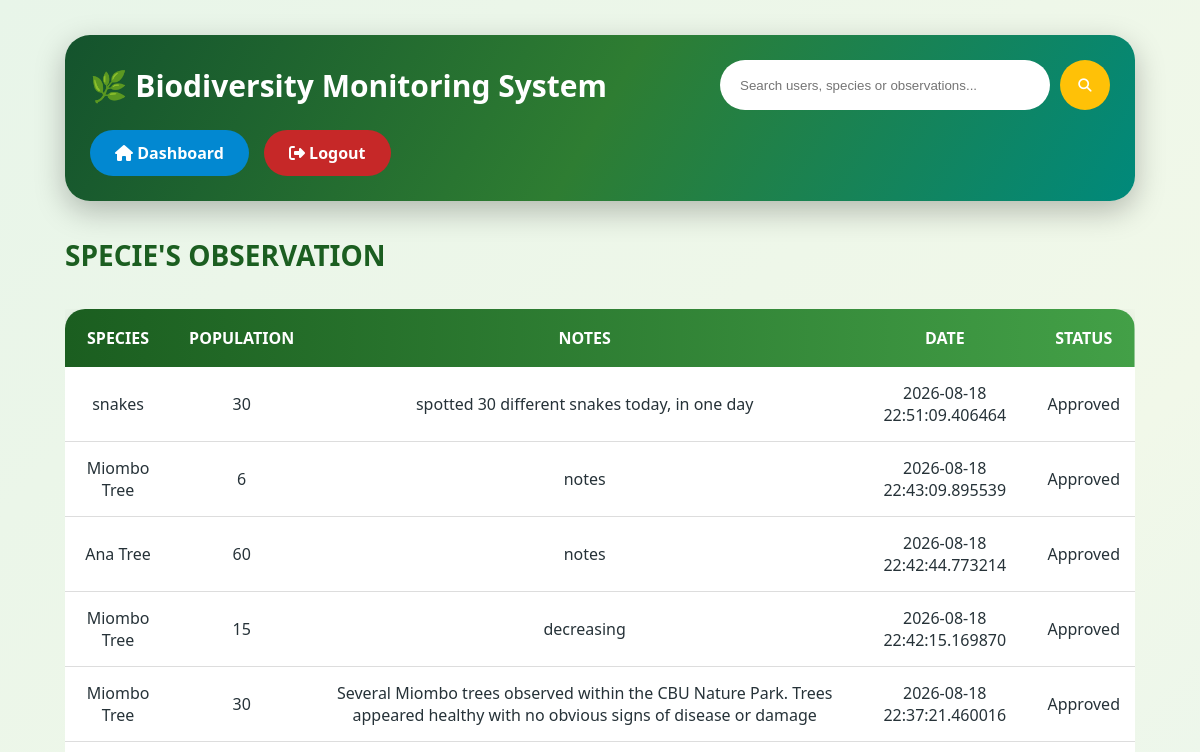
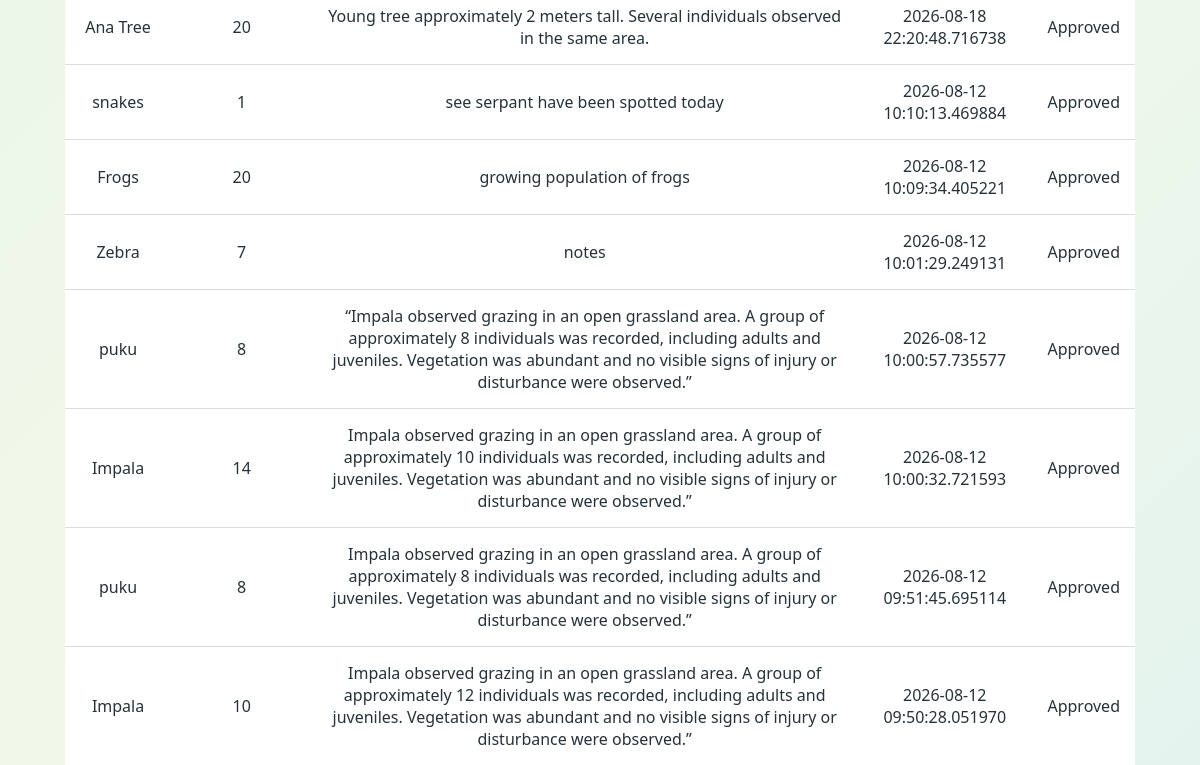
/view_observations (signed in, upper part), run on an earlier commit of the app's database (2 pictures, top to bottom).
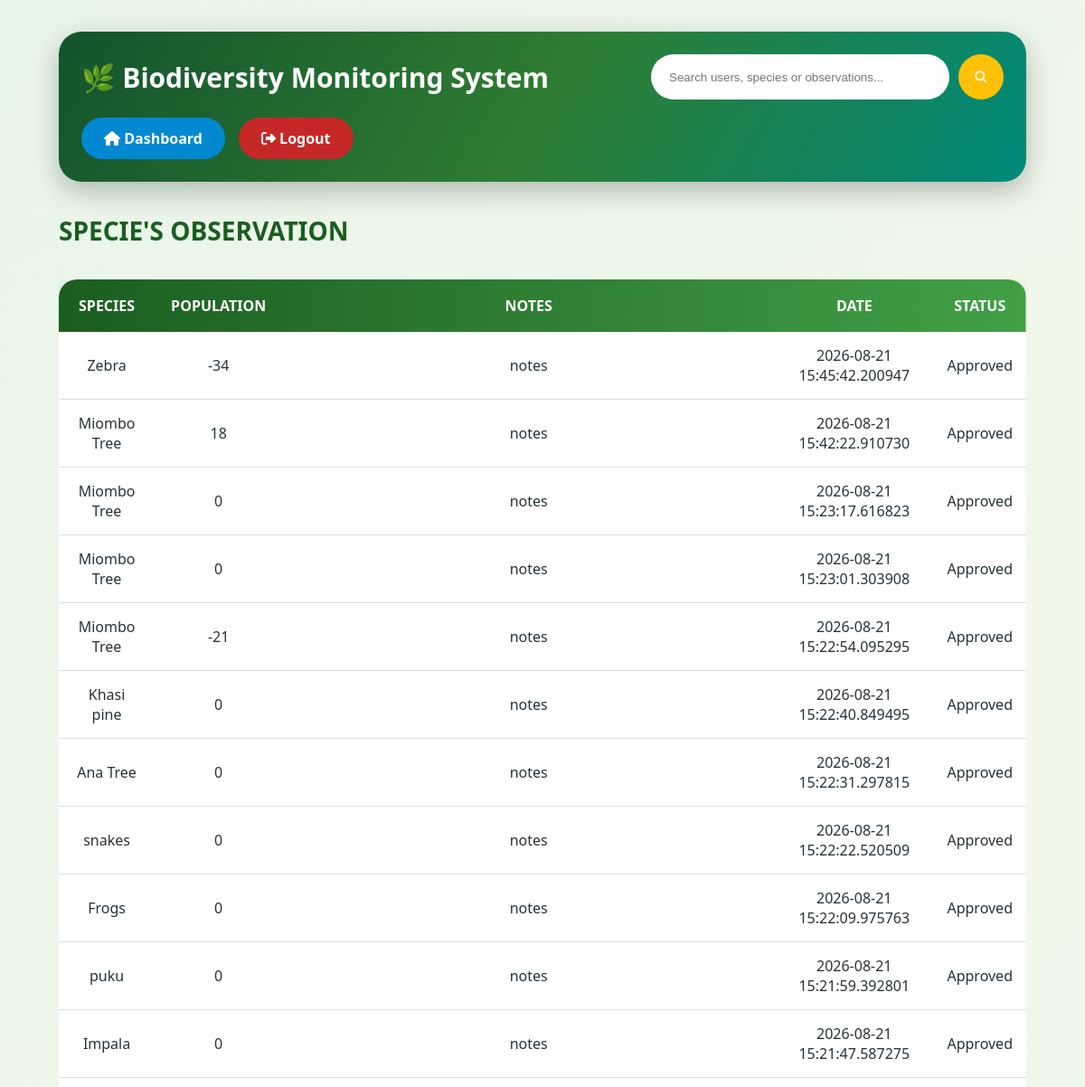
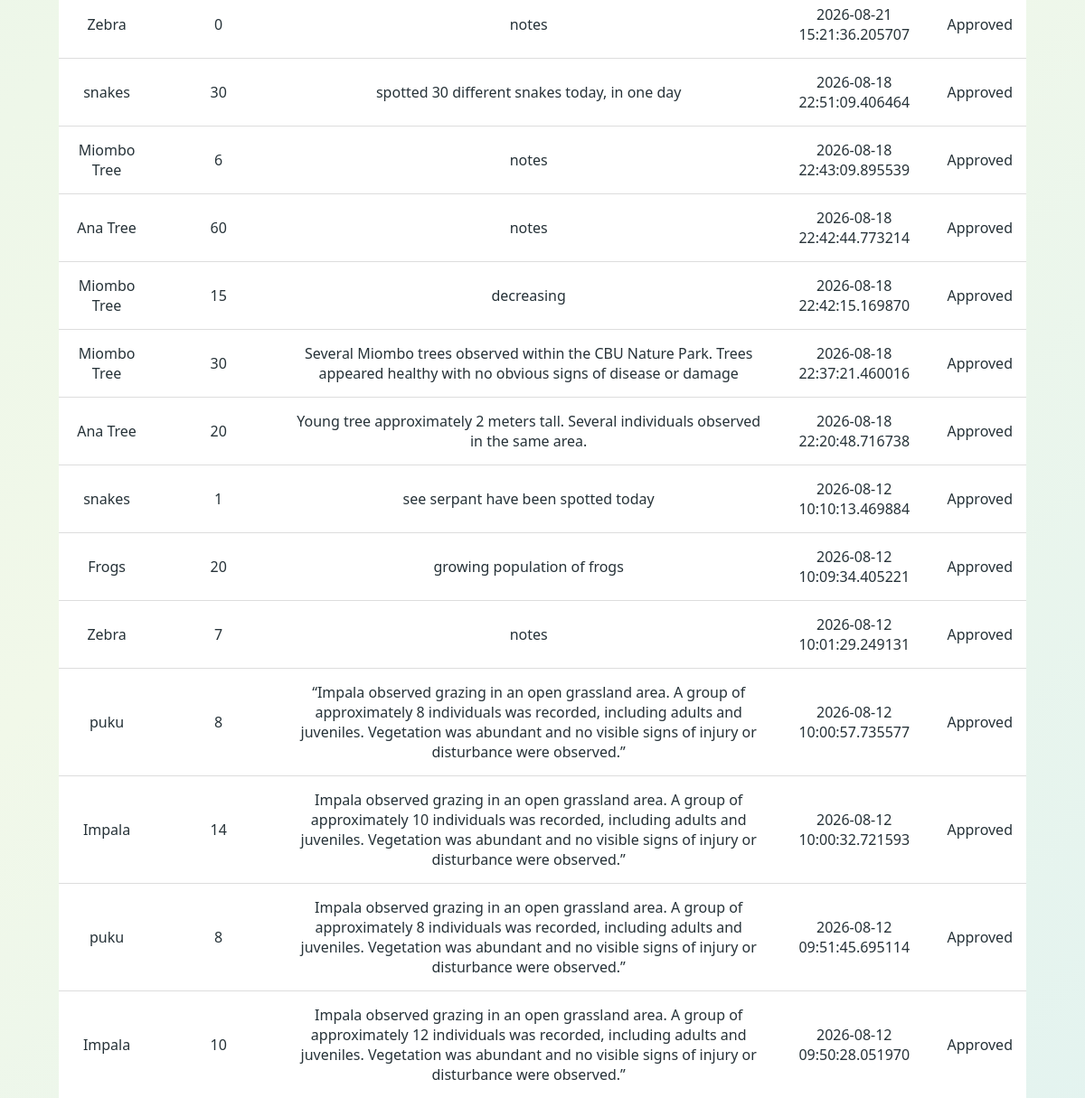
And on a later commit of the database (2 pictures, top to bottom).
### models.py (models this page shows, shortened)
class Observation(db.Model):
    __tablename__ = "observation"
    id = db.Column(db.Integer, primary_key=True)
    species_id = db.Column(db.Integer,db.ForeignKey("species.id"), nullable=False)
    observation_date = db.Column(db.DateTime, default=lambda: datetime.now(timezone.utc))
    population_count = db.Column(db.Integer, nullable=False)
    notes = db.Column(db.Text)
    photo = db.Column(db.String(555))
    status = db.Column(db.String(20), default="Pending")
    reviewed_by = db.Column(db.Integer, db.ForeignKey("details.id"),nullable=True)
    reviewed_at = db.Column(db.DateTime)

class Species(db.Model):
    __tablename__ = "species"
    id = db.Column(db.Integer, primary_key=True)
    scientificName = db.Column(db.String(50), nullable=False)
    specie_Common_Name = db.Column(db.String(50), nullable=False)
    specie_Habitat = db.Column(db.String(50), nullable=False, default="savannah")
    location = db.Column(db.String(50), nullable=False, default="CBU Nature Park")
    observations = db.relationship("Observation",backref="species",lazy=True,
        cascade="all, delete-orphan")

### app.py (the view)
@app.route("/view_observations")
@login_required
@role_required("field_officer","admin","viewer")
def view_observations():
    observations = Observation.query.order_by(Observation.observation_date.desc()).all()
    return render_template("view_observations.html", observations=observations)

### app.py (called while the page is built)
def login_required(f):
    @wraps(f)
    def decorated_function(*args, **kwargs):
        if 'user_id' not in session:
            return redirect(url_for('login'))
        return f(*args, **kwargs)
    return decorated_function

def role_required(*roles):
    def decorator(f):
        @wraps(f)
        def decorated_function(*args, **kwargs):
            if 'user_id' not in session:
                return redirect(url_for('login'))
            if session.get('role') not in roles:
                return "Access Denied", 403
            return f(*args, **kwargs)
        return decorated_function
    return decorator

### templates/view_observations.html (shortened to what this page needs)
{% extends "base.html" %}
{% block css %}
<link rel="stylesheet" href="{{ url_for('static', filename='table.css') }}">
{% endblock %}
{% block content %}
<div class="admin-container">
    <header class="top-bar">
        <div class="logo">
            <h1>🌿 Biodiversity Monitoring System</h1>
        </div>
        <form action="{{ url_for('search') }}" method="GET" class="search-form">
            <input type="text" name="search" placeholder="Search users, species or observations..." value="{{ search if search else '' }}">
            <button type="submit">
                 <i class="fa-solid fa-magnifying-glass"></i>
            </button>
        </form>
        <div class="nav-buttons">
            <a href="{{ url_for('back') }}" class="nav-btn">
                <i class="fa-solid fa-house"></i>
                Dashboard
            </a>
            <a href="{{ url_for('logout') }}" class="logout-btn">
                <i class="fa-solid fa-right-from-bracket"></i>
                Logout
            </a>
        </div>
    </header>
    <h2 class="section-title"> SPECIE'S OBSERVATION</h2>
    <div class="table-container">
        <table>
            <thead>
                <tr>
                    <th>Species</th>
                    <th>Population</th>
                    <th>Notes</th>
                    <th>Date</th>
                    <th>Status</th>
                </tr>
            </thead>
            <tbody>
                {% for obs in observations %}
                <tr>
                    <td>{{ obs.species.specie_Common_Name }}</td>
                    <td>{{ obs.population_count }}</td>
                    <td>{{ obs.notes }}</td>
                    <td>{{ obs.observation_date }}</td>
                    <td>
                        {% if obs.status == "Pending" %}
                            <span class="badge bg-warning">Pending</span>
                        {% elif obs.status == "Approved" %}
                            <span class="badge bg-success">Approved</span>
                        {% elif obs.status == "Rejected" %}
                            <span class="badge bg-danger">Rejected</span>
                        {% else %}
                            <span class="badge bg-secondary">Unknown</span>
                            {% endif %}
                        </td>
                    </tr>
                    {% endfor %}
            </tbody>
        </table>
    </div>
</div>
{% endblock %}

### templates/base.html (shortened to what this page needs)
<!DOCTYPE html>
<html lang="en">
<head>
    <link rel="stylesheet" href="{{ url_for('static', filename='adminstyle.css') }}">
    <link rel="stylesheet" href="https://cdnjs.cloudflare.com/ajax/libs/font-awesome/6.5.2/css/all.min.css">
    {% block css %}{% endblock %}
</head>
<body>
<main>
    {% block content %}
    {% endblock %}
</main>
<br>
</body>
</html>

### static/adminstyle.css (style rules this page uses)
* { margin: 0; padding: 0; box-sizing: border-box; }
body { font-family: "Segoe UI", Tahoma, sans-serif; background: linear-gradient( 135deg, #e8f5e9, #f1f8e9, #e0f2f1 ); color: #263238; min-height: 100vh; }
a { text-decoration: none; color: inherit; }
button { border: none; cursor: pointer; font-family: inherit; font-weight: bold; transition: 0.3s; }
.admin-container, .user-container, .gallery-container { width: 95%; max-width: 1500px; margin: auto; padding: 35px; }
.top-bar { background: linear-gradient( 120deg, #14532d, #2e7d32, #00897b ); padding: 25px; border-radius: 25px; display: flex; justify-content: space-between; align-items: center; flex-wrap: wrap; gap: 20px; box-shadow: 0 10px 30px rgba(0, 0, 0, 0.25); }
.logo h1 { color: white; font-size: 30px; }
.search-form { display: flex; gap: 10px; }
.search-form input { width: 330px; padding: 14px 20px; border-radius: 30px; border: none; outline: none; }
.search-form button { width: 50px; height: 50px; border-radius: 50%; background: #ffc107; color: white; }
.nav-buttons { display: flex; gap: 15px; flex-wrap: wrap; }
.nav-btn, .logout-btn { padding: 12px 25px; border-radius: 30px; color: white; font-weight: bold; }
.nav-btn { background: #0288d1; }
.logout-btn { background: #c62828; }
.section-title { margin: 35px 0 15px; color: #1b5e20; font-size: 28px; }
h1 { color: #1b5e20; }
.table-container { margin-top: 35px; overflow-x: auto; }
table { width: 100%; border-collapse: collapse; background: white; border-radius: 20px; overflow: hidden; box-shadow: 0 10px 25px rgba(0, 0, 0, 0.15); }
thead { background: linear-gradient( 90deg, #1b5e20, #43a047 ); }
th { padding: 18px; color: white; text-transform: uppercase; }
td { padding: 15px; text-align: center; border-bottom: 1px solid #ddd; }
button { padding: 10px 18px; border-radius: 25px; }

### static/table.css (style rules this page uses)
.top-bar { background: linear-gradient( 120deg, #14532d, #2e7d32, #00897b ); padding: 25px; border-radius: 25px; display: flex; justify-content: space-between; align-items: center; flex-wrap: wrap; gap: 20px; box-shadow: 0 10px 30px rgba(0, 0, 0, 0.25); }
.logo h1 { color: white; font-size: 30px; }
.search-form { display: flex; gap: 10px; }
.search-form input { width: 330px; padding: 14px 20px; border-radius: 30px; border: none; outline: none; }
.search-form button { width: 50px; height: 50px; border-radius: 50%; background: #ffc107; color: white; }
.nav-buttons { display: flex; gap: 15px; flex-wrap: wrap; }
.nav-btn, .logout-btn { padding: 12px 25px; border-radius: 30px; color: white; font-weight: bold; }
.nav-btn { background: #0288d1; }
.logout-btn { background: #c62828; }

What changed in the data, as far as the page shows it:
added Observation: species.specie_Common_Name "Zebra", population_count "-34", notes "notes", observation_date "2026-08-21 15:45:42.200947", status "Approved"
added Observation: species.specie_Common_Name "Miombo Tree", population_count "18", notes "notes", observation_date "2026-08-21 15:42:22.910730", status "Approved"
added Observation: species.specie_Common_Name "Miombo Tree", population_count "0", notes "notes", observation_date "2026-08-21 15:23:17.616823", status "Approved"
added Observation: species.specie_Common_Name "Miombo Tree", population_count "0", notes "notes", observation_date "2026-08-21 15:23:01.303908", status "Approved"
added Observation: species.specie_Common_Name "Miombo Tree", population_count "-21", notes "notes", observation_date "2026-08-21 15:22:54.095295", status "Approved"
added Observation: species.specie_Common_Name "Khasi pine", population_count "0", notes "notes", observation_date "2026-08-21 15:22:40.849495", status "Approved"
added Observation: species.specie_Common_Name "Ana Tree", population_count "0", notes "notes", observation_date "2026-08-21 15:22:31.297815", status "Approved"
added Observation: species.specie_Common_Name "snakes", population_count "0", notes "notes", observation_date "2026-08-21 15:22:22.520509", status "Approved"
added Observation: species.specie_Common_Name "Frogs", population_count "0", notes "notes", observation_date "2026-08-21 15:22:09.975763", status "Approved"
added Observation: species.specie_Common_Name "puku", population_count "0", notes "notes", observation_date "2026-08-21 15:21:59.392801", status "Approved"
added Observation: species.specie_Common_Name "Impala", population_count "0", notes "notes", observation_date "2026-08-21 15:21:47.587275", status "Approved"
added Observation: species.specie_Common_Name "Zebra", population_count "0", notes "notes", observation_date "2026-08-21 15:21:36.205707", status "Approved"
